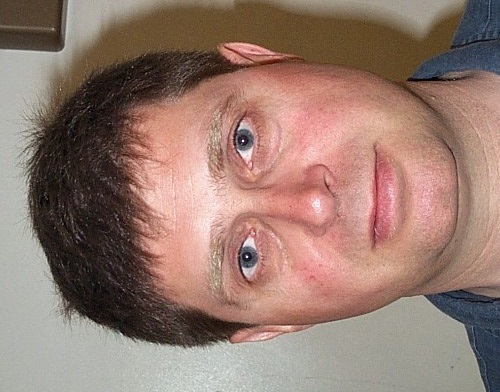
%> input picture img/db1_01.jpg, 500 x 392 px
$ octave --eval "result = extractOverSaturated(imread('img/db1_01.jpg'));"   (GNU Octave 9; MATLAB toolbox functions it lacks are replaced by stand-ins)
%> lines starting %> are read from the running program, lines starting %| are printed output that depends on the picture
function overSaturatedMask = extractOverSaturated(grayImage)

    overSaturated = imfilter(grayImage, fspecial('laplacian'));
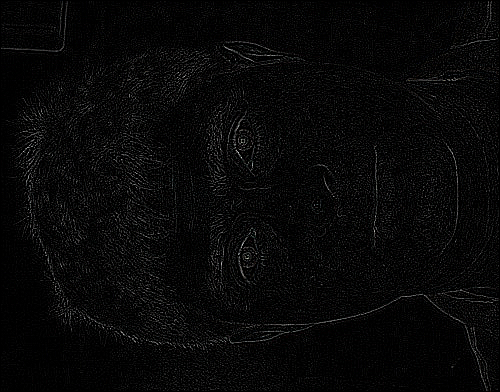
%> overSaturated: size 392x500x3 uint8; mean R, G, B 8.1, 8.1, 8.1
    overSaturatedMask = ~imdilate(overSaturated, strel('disk', 2));
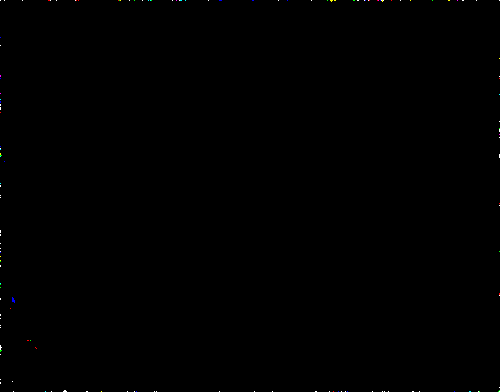
%> overSaturatedMask: size 392x500x3 logical; mean R, G, B 0.00077, 0.000816, 0.000811

%     figure; imshow(grayImage); title('rgbImage before detracting over saturation'); pause;
%     grayImage = grayImage.*uint8(~overSaturatedMask);
%     figure;  imshow(grayImage); title('rgbImage after detracting over saturation'); pause;

end

$ run again, on img/rotated3.jpg
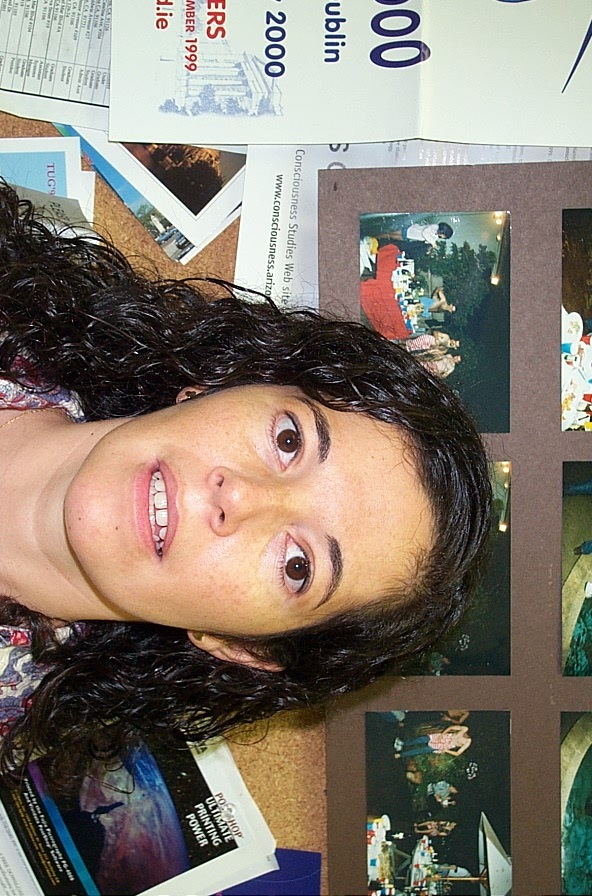
%> input picture img/rotated3.jpg, 592 x 896 px
%> in extractOverSaturated, `overSaturated = imfilter(grayImage, fspecial('laplacian'));`:
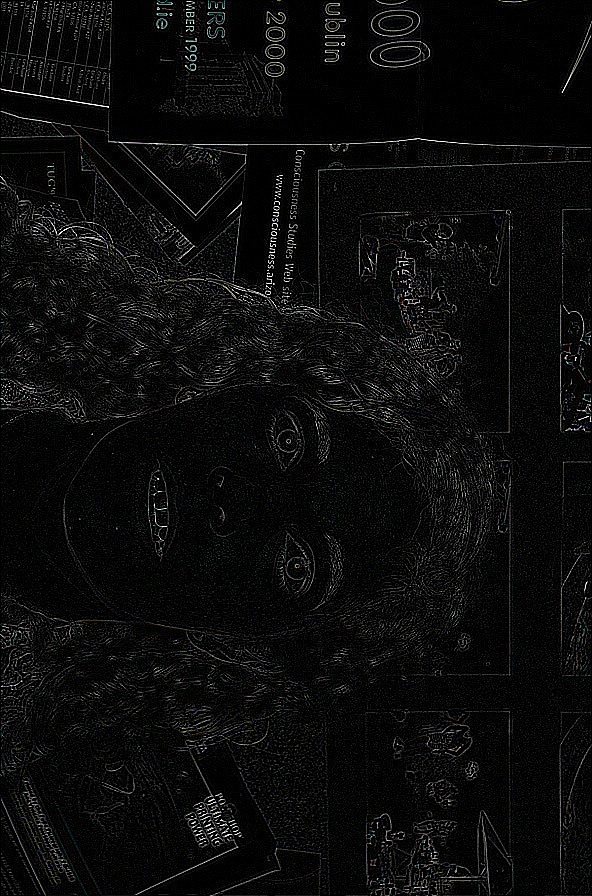
%> overSaturated: size 896x592x3 uint8; mean R, G, B 11.9, 11.9, 11.9
%> in extractOverSaturated, `overSaturatedMask = ~imdilate(overSaturated, strel('disk', 2));`:
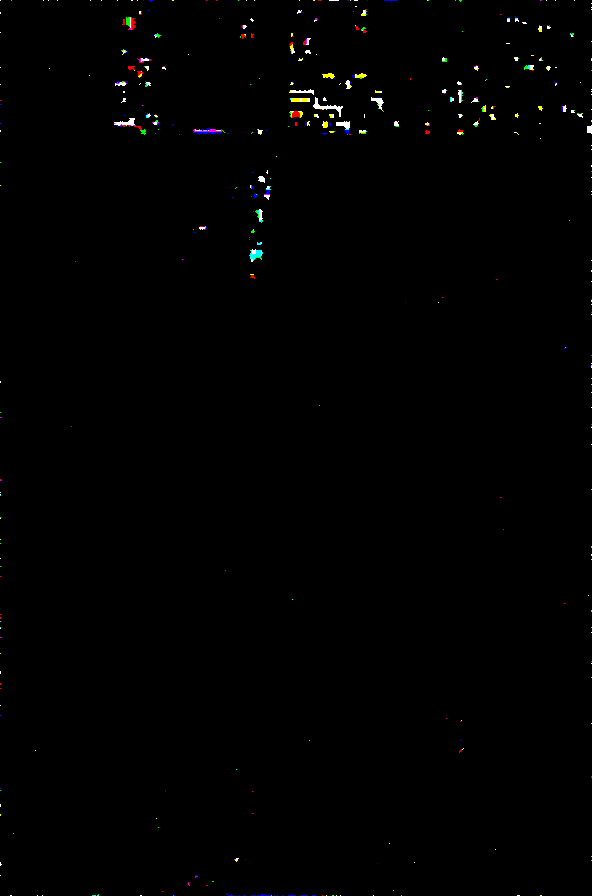
%> overSaturatedMask: size 896x592x3 logical; mean R, G, B 0.00464, 0.00456, 0.00402
